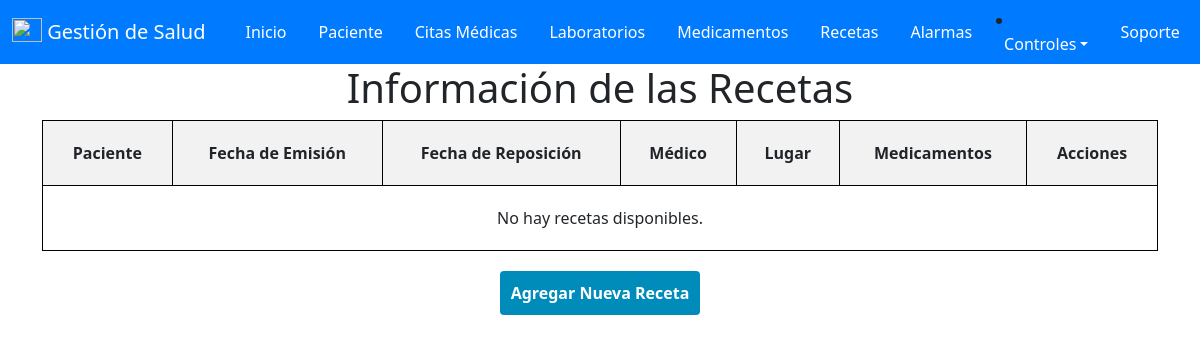
The app's page /recetas/ (signed in), older data.
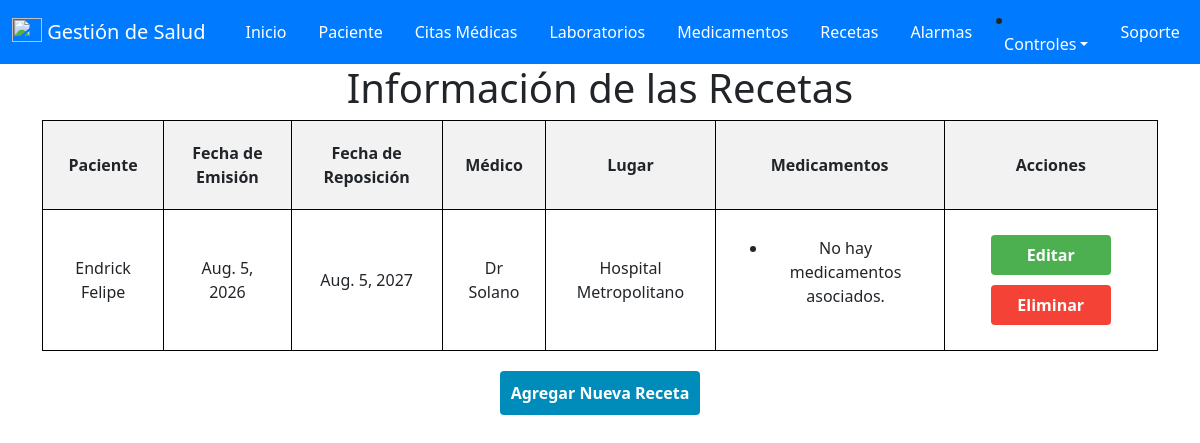
The same page, newer data.
### salud/models.py (models this page shows, shortened)
class receta (models.Model):
        id_Recetas = models.AutoField(primary_key=True , verbose_name='ID_Recetas')
        id_paciente = models.ForeignKey(paciente, on_delete=models.CASCADE)
        fecha_Emision = models.DateField(null=False, verbose_name='Fecha_Emision')
        fecha_Reposicion = models.DateField(null=False, verbose_name='Fecha_Reposicion')
        lista_Medicamentos = models.ManyToManyField(medicamento, through='receta_medicamento',verbose_name='Lista de Medicamentos')
        medico = models.CharField(max_length=50, verbose_name='Medico')
        id_usuario = models.ForeignKey(User, on_delete=models.CASCADE)
        lugar = models.CharField(max_length=200, verbose_name='Lugar')

class paciente(models.Model):
    id_paciente = models.AutoField(primary_key=True , verbose_name='ID_Paciente')
    cedula = models.IntegerField(null=True,verbose_name='Cedula')
    nombre = models.CharField(max_length=50, verbose_name='Nombre')
    apellido = models.CharField(max_length=50, verbose_name='Apellido')
    sexo = models.CharField(max_length=20, verbose_name='Sexo')
    fecha_Nacimiento = models.DateField(null=True, verbose_name='Fecha de Nacimiento')
    edad = models.IntegerField ( verbose_name='Edad')
    direccion = models.CharField(max_length=50, verbose_name='Direccion')
    telefono = models.IntegerField( verbose_name='Telefono')
    email = models.EmailField( verbose_name='Email')
    id_usuario = models.ForeignKey(User, on_delete=models.CASCADE)

### salud/views.py (the view)
# urls.py: path('recetas/', views.recetas, name='recetas'),
@login_required(login_url='/accounts/login/')
def recetas(request):
    user = request.user
    recetas = receta.objects.filter(id_usuario=user)
    return render(request, 'Programar/recetas.html', {'recetas': recetas})

### salud/templates/Programar/recetas.html (shortened to what this page needs)
{% extends "base.html" %}
{% block contenido %}
<!DOCTYPE html>
<html>
<head>
</head>
<body>
    <h1>Información de las Recetas</h1>
    <table>
        <thead>
            <tr>
                <th>Paciente</th>
                <th>Fecha de Emisión</th>
                <th>Fecha de Reposición</th>
                <th>Médico</th>
                <th>Lugar</th>
                <th>Medicamentos</th>
                <th>Acciones</th>
            </tr>
        </thead>
        <tbody>
            {% for receta in recetas %}
            <tr>
                <td>{{ receta.id_paciente.nombre }}</td>
                <td>{{ receta.fecha_Emision }}</td>
                <td>{{ receta.fecha_Reposicion }}</td>
                <td>{{ receta.medico }}</td>
                <td>{{ receta.lugar }}</td>
                <td>
                    <ul>
                        {% for receta_medicamento in receta.receta_medicamento_set.all %}
                            <li>{{ receta_medicamento.medicamento.nombre_Medicamento }} - {{ receta_medicamento.cantidad }} - {{ receta_medicamento.frecuencia }}</li>
                        {% empty %}
                            <li>No hay medicamentos asociados.</li>
                        {% endfor %}
                    </ul>
                </td>
                <td>
                    <a href="" class="button edit-button">Editar</a>
                    <a href="" class="button delete-button" onclick="return confirm('¿Estás seguro de que deseas eliminar esta receta?');">Eliminar</a>
                </td>
            </tr>
            {% empty %}
            <tr>
                <td colspan="7">No hay recetas disponibles.</td>
            </tr>
            {% endfor %}
        </tbody>
    </table>
    <a href="{% url 'agregar_receta' %}" class="button add-button">Agregar Nueva Receta</a>
</body>
</html>
    {% endblock %}

Row changes from the older to the newer data that the page shows:
added receta: id_paciente.nombre "Endrick Felipe", fecha_Emision "Aug. 5, 2026", fecha_Reposicion "Aug. 5, 2027", medico "Dr Solano", lugar "Hospital Metropolitano"
Text that changed along with them:
text no longer shown: "No hay recetas disponibles."
